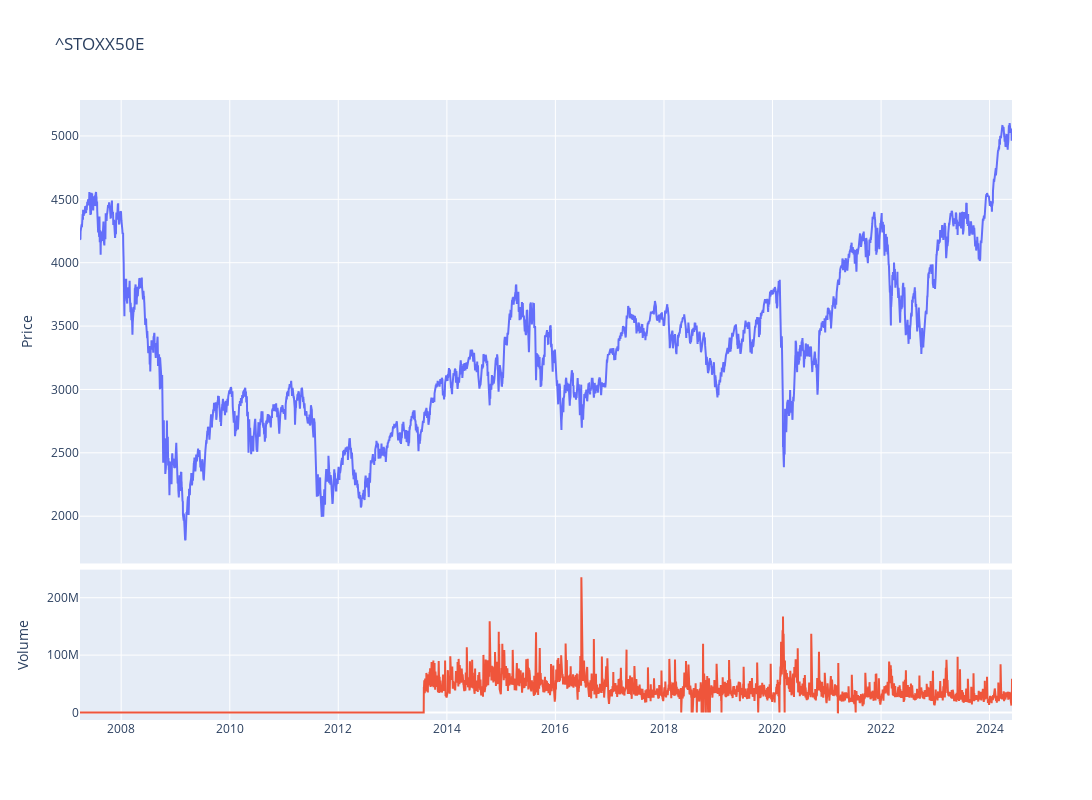

Here is the notebook cell this chart was saved with:
### Code cell
fig = make_subplots(rows=4, cols=1,shared_xaxes=True,vertical_spacing=0.01,specs=[[{'rowspan':3,'colspan':1}],[None],[None],[{'rowspan':1,'colspan':1}]])

# Graph (1,1)
fig.add_trace(go.Scatter(x=stock_ticker.index,y=stock_ticker['Adj Close'],mode="lines",name=f"{ticker}"),row=1, col=1)
# Update xaxis properties
fig.update_yaxes(title_text="Price", row=1, col=1)

# Graph (4,1)
fig.add_trace(go.Scatter(x=stock_ticker.index,y=stock_ticker['Volume'],mode="lines",name='Volume'),row=4, col=1)
fig.update_yaxes(title_text="Volume", row=4, col=1)

fig.update_layout(height=800, width=1300,showlegend=False,title=f"{ticker}")

fig.show()

### Figure 1 — Plotly figure (JSON) as saved in the notebook; plotly's stock layout.template omitted (floating-point values rounded to 4 significant figures; data arrays with more than 128 entries replaced by an {"elided": "..."} marker saying what was removed)
{"data": [{"mode": "lines", "name": "^STOXX50E", "type": "scatter", "x": {"elided": "4305 str values"}, "xaxis": "x", "y": {"elided": "4305 float values"}, "yaxis": "y"}, {"mode": "lines", "name": "Volume", "type": "scatter", "x": {"elided": "4305 str values"}, "xaxis": "x2", "y": {"elided": "4305 int values"}, "yaxis": "y2"}], "layout": {"height": 800, "showlegend": false, "title": {"text": "^STOXX50E"}, "width": 1300, "xaxis": {"anchor": "y", "domain": [0, 1], "matches": "x2", "showticklabels": false}, "xaxis2": {"anchor": "y2", "domain": [0, 1]}, "yaxis": {"anchor": "x", "domain": [0.2525, 1], "title": {"text": "Price"}}, "yaxis2": {"anchor": "x2", "domain": [0, 0.2425], "title": {"text": "Volume"}}}}
